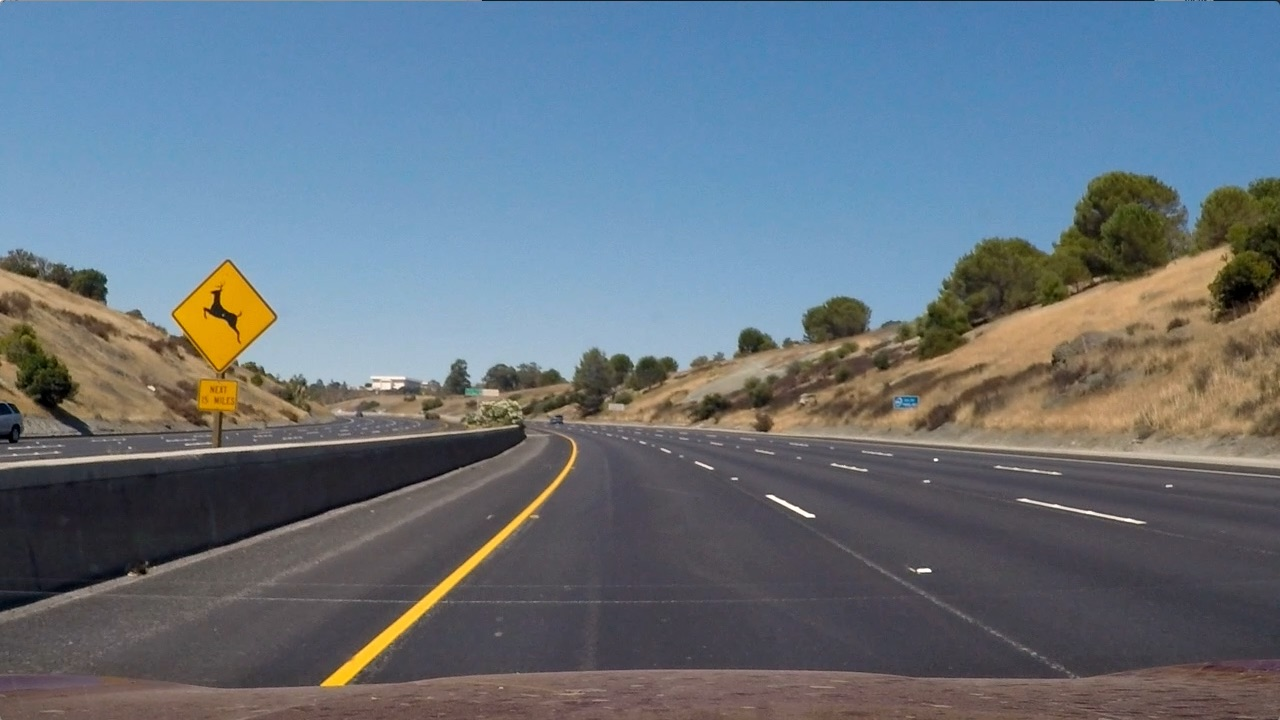
#> input picture cv/resources/lane_curve_1.jpg, 1280 x 720 px
$ python second_order_lane_recognizer.py   (older library calls are emulated)
#> lines starting #> are read from the running program, lines starting #| are printed output that depends on the picture; after the words box and inside, x2 and y2 are one past the last pixel; in counts of white or black regions, pixels touching at a corner belong together
### cv/image_preprocessor.py
import cv2
import matplotlib.pyplot as plt
import numpy as np


class ImagePreprocessor(object):
    """
    This aims at recognizing curved lanes;
    """
    DEFAULT_DESTINATION_SIZE = (1280, 720)
    DEFAULT_SOURCE_ROI = np.float32([(0.43, 0.65), (0.58, 0.65), (0.1, 1), (1, 1)])
    DEFAULT_DESTINATION_ROI = np.float32([(0, 0), (1, 0), (0, 1), (1, 1)])

    DEFAULT_GRADIENT_THRESHOLD = (15, 255)
    DEFAULT_SATURATION_THRESHOLD = (100, 255)

    def __init__(self,
                 gradient_threshold=DEFAULT_GRADIENT_THRESHOLD,
                 saturation_threshold=DEFAULT_SATURATION_THRESHOLD):
        self.gradient_threshold = gradient_threshold
        self.saturation_threshold = saturation_threshold

    def process(self, img):
        # May require undistorting the image
        hls_channels: list = ImagePreprocessor.convert_to_hls(img)
        sobel = ImagePreprocessor.sobel_edge_detection(hls_channels[1])
        sobel_x_binary = self.apply_gradient_threshold(sobel)
        saturation_binary = self.apply_saturation_gradient(hls_channels[2])
        combined_binary = self.combine_binaries(sobel_x_binary, saturation_binary)

        return combined_binary

    @classmethod
    def convert_to_hls(cls, img):
        hls_img = cv2.cvtColor(img, cv2.COLOR_RGB2HLS)
        h_channel = hls_img[:, :, 0]
        l_channel = hls_img[:, :, 1]
        s_channel = hls_img[:, :, 2]
        return [h_channel, l_channel, s_channel]

    @classmethod
    def sobel_edge_detection(cls, lightness):
        lightness_denoised = cv2.fastNlMeansDenoising(lightness, searchWindowSize=9, templateWindowSize=5)
        ddepth_datatype = cv2.CV_64F  # Allows to detect both edges, alternatively use cv2.CV8U
        sobel_x_derivative = cv2.Sobel(lightness_denoised, ddepth_datatype, 1, 0)
        absolute_sobel_x = np.absolute(sobel_x_derivative)
        return np.uint8(255 * absolute_sobel_x / (np.max(absolute_sobel_x) * 0.5))

    def apply_gradient_threshold(self, data):
        """
        Convert Sobel scaled derivative into binary image
        """
        gradient_binary = np.zeros_like(data)
        gradient_binary[(data >= self.gradient_threshold[0]) & (data <= self.gradient_threshold[1])] = 1
        return gradient_binary

    def apply_saturation_gradient(self, data):
        # Low saturation is assumed for dark roads
        saturation_binary = np.zeros_like(data)
        saturation_binary[(data >= self.saturation_threshold[0]) & (data <= self.saturation_threshold[1])] = 1
        return saturation_binary

    def combine_binaries(self, binary_one, binary_two):
        combined_binary = np.zeros_like(binary_one)
        combined_binary[(binary_one == 1) | (binary_two == 1)] = 1
        return combined_binary

    # [7 lines left out: function plot_warp_result, not called in this run]

# [3 lines that do not run on import are left out]

### cv/image_warper.py
import cv2
import numpy as np


class ImageWarper(object):
    """
    Warps binary image into bird-view
    """
    DEFAULT_DESTINATION_SIZE = (1280, 720)
    DEFAULT_SOURCE_ROI = np.float32([(0.43, 0.65), (0.58, 0.65), (0.1, 1), (0.9, 1)])
    DEFAULT_DESTINATION_ROI = np.float32([(0, 0), (1, 0), (0, 1), (1, 1)])

    @classmethod
    def warp(cls, img,
             destination_size=DEFAULT_DESTINATION_SIZE,
             source_roi_proportion=DEFAULT_SOURCE_ROI,
             destination_roi_proportion=DEFAULT_DESTINATION_ROI
             ):
        """
        Warps an image according to the specified ROIs (if any)
        """
        source_size = np.float32([(img.shape[1], img.shape[0])])
        source_roi = source_roi_proportion * source_size
        destination_roi = destination_roi_proportion * np.float32(destination_size)
        transformation_matrix = cv2.getPerspectiveTransform(source_roi, destination_roi)

        cv2.warpPerspective(img, transformation_matrix, destination_size)

        return cv2.warpPerspective(img, transformation_matrix, destination_size)

    def inv_perspective_warp(self, img,
                             dst_size=DEFAULT_DESTINATION_SIZE,
                             src=DEFAULT_DESTINATION_ROI,
                             dst=DEFAULT_SOURCE_ROI):
        img_size = np.float32([(img.shape[1], img.shape[0])])
        # Transform relative values to img size
        src = src * img_size
        dst = dst * np.float32(dst_size)
        # calculate the perspective transform matrix
        M = cv2.getPerspectiveTransform(np.float32(src), np.float32(dst))
        # Warp
        warped = cv2.warpPerspective(img, M, dst_size)
        return warped

### cv/curve_calculator.py
from typing import List

import cv2
import numpy as np

from .image_warper import ImageWarper


class CurveCalculator(object):
    DEBUG = False

    DEFAULT_METERS_PER_PIXEL_X = 3.7 / 720
    DEFAULT_METERS_PER_PIXEL_Y = 30.5 / 720

    def __init__(self,
                 meters_per_pixel_x=DEFAULT_METERS_PER_PIXEL_X,
                 meters_per_pixel_y=DEFAULT_METERS_PER_PIXEL_Y,
                 debug=False,
                 mode="B",
                 target_offset=0.5
                 ):
        CurveCalculator.DEBUG = debug
        self.mode = mode
        self.target_offset = target_offset

        self.left = [[], [], []]
        self.right = [[], [], []]

        self.right_fitted_curve: List[float] = None
        self.left_fitted_curve: List[float] = None

        self.meters_per_pixel_x = meters_per_pixel_x
        self.meters_per_pixel_y = meters_per_pixel_y

    # [6 lines left out: function recognize_curve, not called in this run]

    def sliding_window(self, img, left_lane=False, n_windows=9, window_margin=150,
                       minimum_pixels=20, draw_windows=True):
        image_height = img.shape[0]
        window_height = np.int(image_height / n_windows)
        y_range = np.linspace(0, image_height - 1, image_height)
        fit = np.empty(3)

        out_img = None
        if CurveCalculator.DEBUG: out_img = np.dstack((img, img, img)) * 255

        # Starting Point calculation
        histogram = self.calculate_histogram(img)
        img_middle = int(histogram.shape[0] / 2)
        starting_point = None
        if left_lane:
            starting_point = np.argmax(histogram[:img_middle])
        else:
            starting_point = np.argmax(histogram[img_middle:]) + img_middle

        # Identify x and y positions of nonzero pixels
        nonzero = img.nonzero()
        nonzero_y_pixels = np.array(nonzero[0])
        nonzero_x_pixels = np.array(nonzero[1])

        current_x_position = starting_point
        lane_pixels = []
        fail_one = False
        for window in range(n_windows):
            # Calculate image boundries
            window_y_lower_boundry = image_height - (window + 1) * window_height
            window_y_upper_boundry = image_height - window * window_height
            window_x_lower = current_x_position - window_margin
            window_x_upper = current_x_position + window_margin

            if CurveCalculator.DEBUG:
                cv2.rectangle(out_img, (window_x_lower, window_y_lower_boundry),
                                (window_x_upper, window_y_upper_boundry), (100, 225, 225), 3)

            # get nonzero areas within window
            non_zero_pixels = ((nonzero_y_pixels >= window_y_lower_boundry) &
                                    (nonzero_y_pixels < window_y_upper_boundry) &
                                    (nonzero_x_pixels >= window_x_lower) &
                                    (nonzero_x_pixels < window_x_upper)
                                ).nonzero()[0]

            lane_pixels.append(non_zero_pixels)

            # Recenter next window (based on mean)
            if len(non_zero_pixels) > minimum_pixels:
                current_x_position = np.int(np.mean(nonzero_x_pixels[non_zero_pixels]))
                print("Recenter next. Pixels found", len(non_zero_pixels))
            elif window == 0:
                fail_one = True
                print("Window one nothing detected. Do not recenter")
            elif fail_one and window == 1:
                print("No line. Break loop")
                break
            else:
                print("Do not recenter")


        lane_pixels = np.concatenate(lane_pixels)
        if len(lane_pixels) < minimum_pixels * (n_windows / 1.5):
            if left_lane: self.left_fitted_curve = None
            if not left_lane: self.right_fitted_curve = None
            print("The expected number of pixels was at least", minimum_pixels, ", but only ", len(lane_pixels),
                  "were found")
            return

        # Extract pixel positions
        x_lane_pixels = nonzero_x_pixels[lane_pixels]
        y_lane_pixels = nonzero_y_pixels[lane_pixels]

        # Fit second order polinomial
        fit = np.polyfit(y_lane_pixels, x_lane_pixels, 2)


        # Generate x and y values for plotting
        if left_lane: self.left_fitted_curve = fit[0] * y_range ** 2 + fit[1] * y_range + fit[2]
        self.right_fitted_curve = fit[0] * y_range ** 2 + fit[1] * y_range + fit[2]

        # Plot lane
        if CurveCalculator.DEBUG:
            lane_color = [255, 0, 100]
            if left_lane: lane_color = [0, 0, 255]

            out_img[nonzero_y_pixels[lane_pixels], nonzero_x_pixels[lane_pixels]] = lane_color

            cv2.imshow("out", out_img)
            cv2.waitKey(0)

    def calculate_histogram(self, img):
        lower_half_img = img[img.shape[0] // 2:, :]
        return np.sum(lower_half_img, axis=0)

    def fit_curve_worldspace(self, img, mode="B"):

        left_curve_radius = None
        right_curve_radius = None
        if self.left_fitted_curve is not None:
            left_curve_radius, current_left_x = self.get_curve_radius(img, self.left_fitted_curve)
        if self.right_fitted_curve is not None:
            right_curve_radius, current_right_x = self.get_curve_radius(img, self.right_fitted_curve)

        bycicle_position = img.shape[1] / 2 * self.meters_per_pixel_x  # assumed to be in the middle of image
        offset = None
        if mode == "B":
            if right_curve_radius is not None and left_curve_radius is not None:
                offset = (bycicle_position-(current_right_x + current_left_x)/2) * self.meters_per_pixel_x / 10
        if mode == "R":
            if right_curve_radius is not None:
                offset = -((bycicle_position - current_right_x) + self.target_offset)

        if CurveCalculator.DEBUG:
            print("Calculated Curve in Worldspace for mode", mode, "is:", (left_curve_radius, right_curve_radius, offset))

        return (left_curve_radius, right_curve_radius, offset)

    def get_curve_radius(self, img, x_points):
        img_height: int = img.shape[0]
        lowest_y_pixel: float = img_height - 1  # "closest y pixel of curve to current position"
        curve_pixels_y: np.ndarray = np.linspace(0, lowest_y_pixel, img_height)
        fitted_curve = np.polyfit(curve_pixels_y * self.meters_per_pixel_y, x_points * self.meters_per_pixel_x, 2)
        # Calculate radius of curve
        curve_radius = ((1 + (2 * fitted_curve[0] * lowest_y_pixel * self.meters_per_pixel_y + fitted_curve[
            1]) ** 2) ** 1.5) / np.absolute((2 * fitted_curve[0])) * -np.sign(fitted_curve[0])
        current_x = (fitted_curve[0] * (img.shape[0] * self.meters_per_pixel_y) ** 2 + fitted_curve[1] * (
                    img.shape[0] * self.meters_per_pixel_y) + fitted_curve[2])
        return curve_radius, current_x

    def draw_lanes(self, img, roi):
        ploty = np.linspace(0, img.shape[0] - 1, img.shape[0])
        color_img = np.zeros_like(img)

        left = None
        right = None
        if self.left_fitted_curve is not None:
            left = np.int_(np.array([np.transpose(np.vstack([self.left_fitted_curve, ploty]))]))
            cv2.polylines(color_img, np.int_(left), False, (255, 0, 0), 20)
        if self.right_fitted_curve is not None:
            right = np.int_(np.array([np.flipud(np.transpose(np.vstack([self.right_fitted_curve, ploty])))]))
            cv2.polylines(color_img, np.int_(right), False, (0, 225, 0), 20)

        if left is not None and right is not None:
            points = np.hstack((left, right))
            cv2.fillPoly(color_img, np.int_(points), (0, 200, 255))
            cv2.polylines(color_img, np.int_(left), False, (255, 0, 0), 20)
            cv2.polylines(color_img, np.int_(right), False, (0, 225, 0), 20)

        inv_perspective = ImageWarper().inv_perspective_warp(color_img, dst_size=(img.shape[1], img.shape[0]),
                                                             dst=roi)
        inv_perspective = cv2.addWeighted(img, 1, inv_perspective, 0.7, 0)
        return inv_perspective

### cv/second_order_lane_recognizer.py
import time

import cv2
import matplotlib.pyplot as plt
import numpy as np

from .curve_calculator import CurveCalculator
from .image_preprocessor import ImagePreprocessor
from .image_warper import ImageWarper


class SecondOrderLaneRecognizer(object):
    DEFAULT_DESTINATION_SIZE = (1280, 720)

    def __init__(self, destination_size=DEFAULT_DESTINATION_SIZE, debug=False):
        self.destination_size = destination_size
        self.image_preprocessor: ImagePreprocessor = ImagePreprocessor()
        self.image_warper: ImageWarper = ImageWarper()
        self.curve_calculator: CurveCalculator = CurveCalculator(debug=debug)
        self.img = None
        self.debug = debug

    def process(self, img):
        start_time = time.time()
        edges_image = self.image_preprocessor.process(img)
        warped_image = self.image_warper.warp(
            edges_image, destination_size=self.destination_size)
        self.curve_calculator.sliding_window(warped_image, left_lane=True)
        self.curve_calculator.sliding_window(warped_image, left_lane=False)
        self.img = img
        curverad = self.get_curve_radius()
        lane_curvature = np.mean([curverad[0], curverad[1]])
        print("INFO: Curvature (m):", lane_curvature,
              "vehicle offset (m):", curverad[2])
        print("curverad", curverad)
        print("INFO: Image processed in ", time.time() - start_time, "s")
        return lane_curvature, curverad[2]

    def get_curve_radius(self):
        return self.curve_calculator.fit_curve_worldspace(self.img)

    def visualize_lane(self):
        lanes = self.curve_calculator.draw_lanes(self.img, self.image_preprocessor.DEFAULT_SOURCE_ROI)
        curverad = self.get_curve_radius()
        lane_curve = np.mean([curverad[0], curverad[1]])

        font = cv2.FONT_HERSHEY_SIMPLEX
        fontColor = (0, 0, 0)
        fontSize = 1.3
        cv2.putText(lanes, 'Lane Curvature: {:.0f} m'.format(
            lane_curve), (480, 590), font, fontSize, fontColor, 3)
        cv2.putText(lanes, 'Vehicle offset: {:.4f} m'.format(
            curverad[2]), (480, 650), font, fontSize, fontColor, 3)
        return lanes


# Simplistic approach for testing
if __name__ == "__main__":
    mode = "lane"

    secondOrderLaneRecognizer = None
    if mode == "lane":
        img = cv2.imread('resources/lane_curve_1.jpg')
#> img is the input picture: shape (720, 1280, 3); mean B, G, R 125.5, 114.6, 102.8
        secondOrderLaneRecognizer = SecondOrderLaneRecognizer(
            debug=True)
        secondOrderLaneRecognizer.process(img)
#> in convert_to_hls, `s_channel = hls_img[:, :, 2]`:
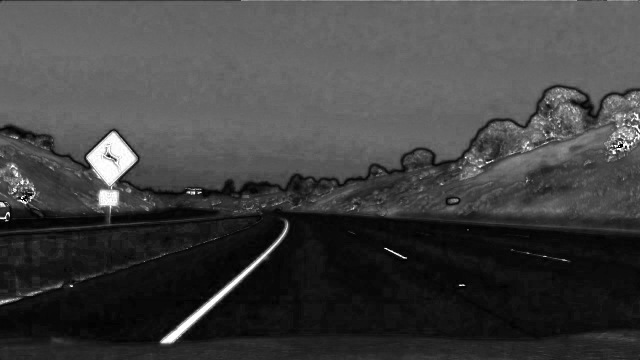
#> s_channel: shape (720, 1280) (shown at 1/2 size); min 0, max 255, mean 64.8
#> in process, `hls_channels: list = ImagePreprocessor.convert_to_hls(img)`: hls_channels = 3 items
#> in process, `sobel_x_binary = self.apply_gradient_threshold(sobel)`:
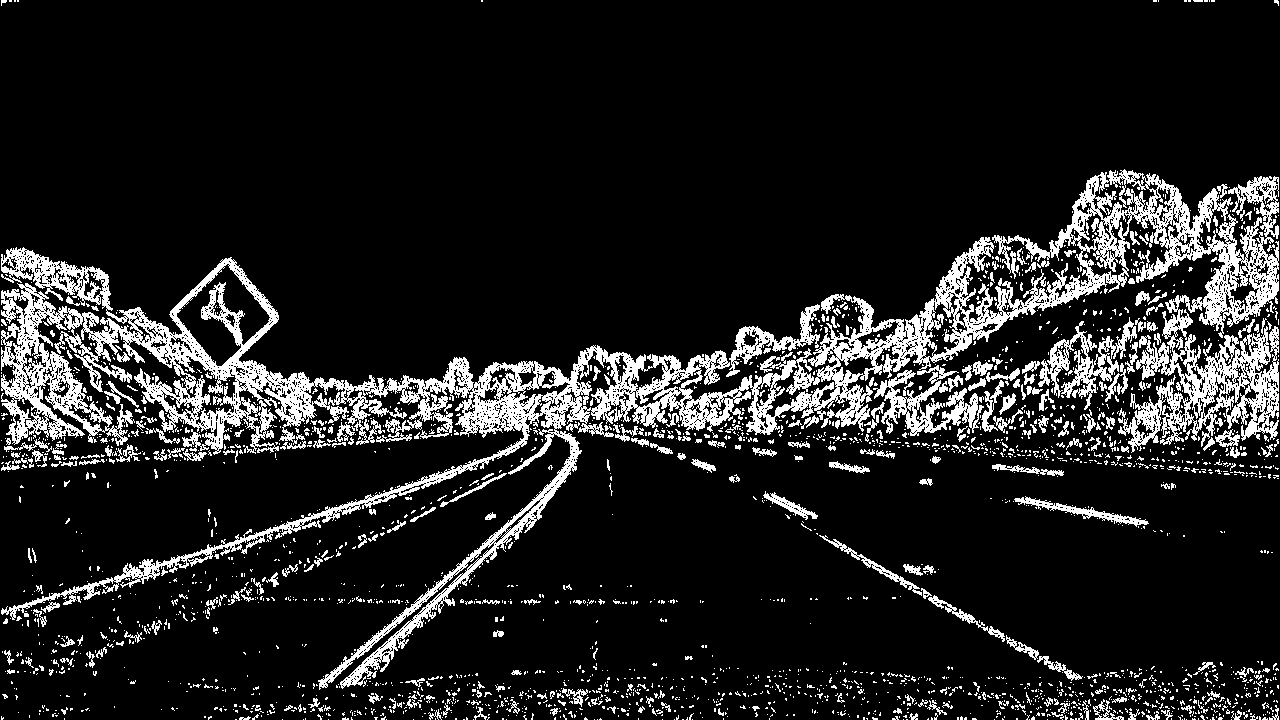
#> sobel_x_binary: shape (720, 1280); values 0 (black) and 1 (white), 13% white; 2640 white regions (2333 under 20 px), largest, box (x1, y1, x2, y2) and area: (1, 169, 1279, 690) 83853, (873, 370, 984, 436) 2622, (1038, 317, 1137, 410) 2531
#> in process, `combined_binary = self.combine_binaries(sobel_x_binary, saturation_bin..`:
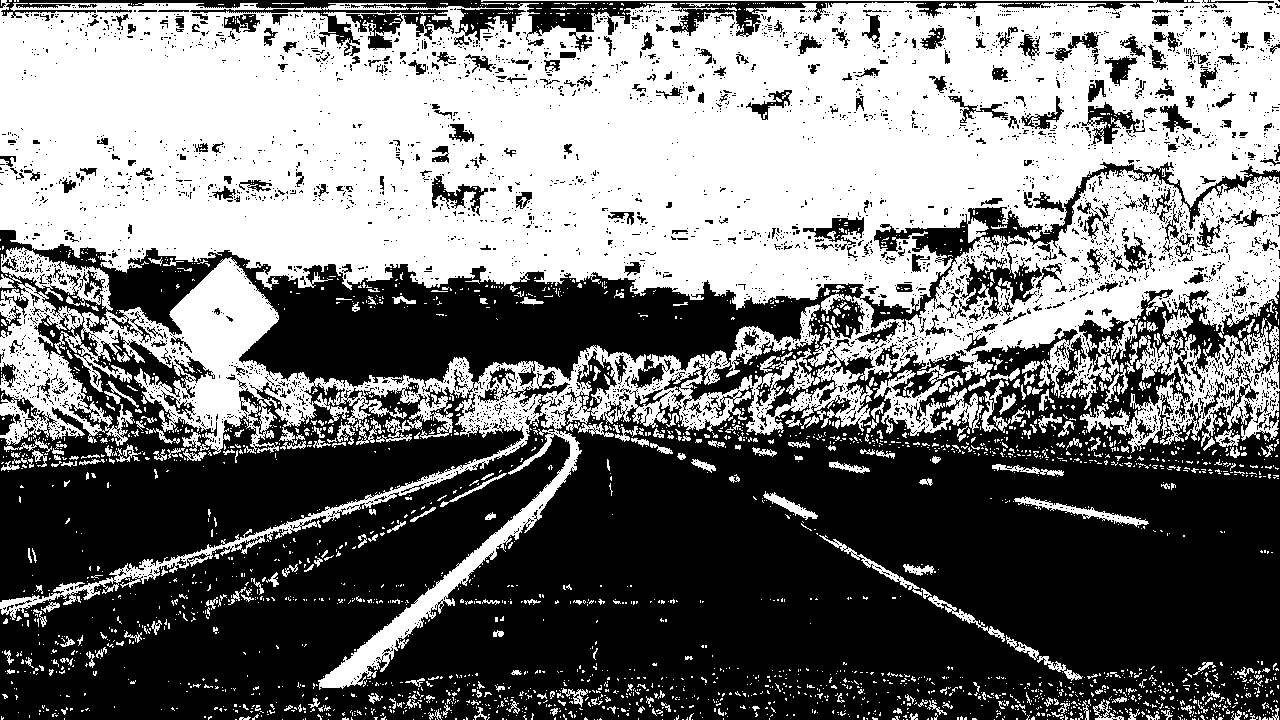
#> combined_binary: shape (720, 1280); values 0 (black) and 1 (white), 47% white; 2930 white regions (2626 under 20 px), largest, box (x1, y1, x2, y2) and area: (0, 0, 1280, 690) 399121, (873, 370, 984, 436) 2679, (726, 304, 820, 377) 1539
#> in warp, `source_roi = source_roi_proportion * source_size`: source_roi = [[550.4, 468], [742.4, 468], [128, 720], [1152, 720]]
#> in warp, `destination_roi = destination_roi_proportion * np.float32(destination_..`: destination_roi = [[0, 0], [1280, 0], [0, 720], [1280, 720]]
#> in warp, `transformation_matrix = cv2.getPerspectiveTransform(source_roi, destin..`: transformation_matrix = [[-0.946, -1.59, 1262.7], [3.95e-16, -2.16, 1011.9], [6.75e-19, -0.00244, 1]]
#> in calculate_histogram, `lower_half_img = img[img.shape[0] // 2:, :]`:
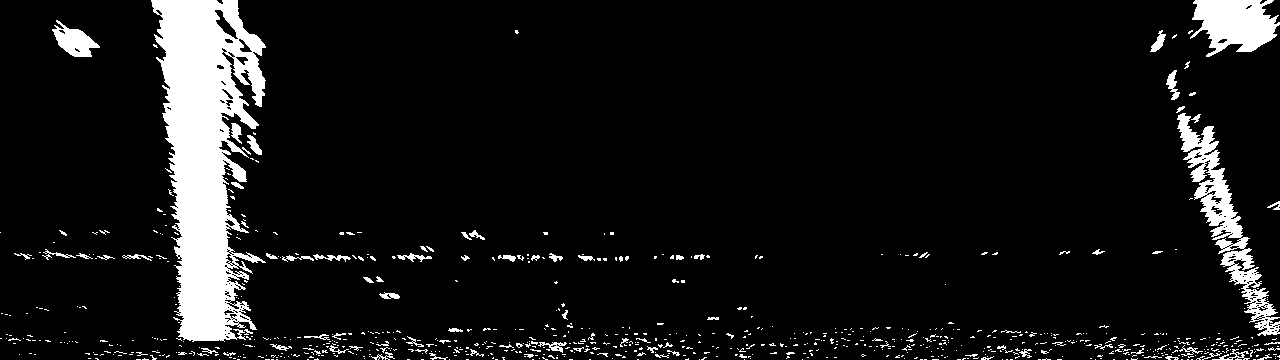
#> lower_half_img: shape (360, 1280); values 0 (black) and 1 (white), 8.6% white; 808 white regions (716 under 20 px), largest, box (x1, y1, x2, y2) and area: (151, 0, 266, 342) 23020, (1177, 113, 1280, 336) 4989, (1190, 0, 1280, 57) 3376
#> in sliding_window, `histogram = self.calculate_histogram(img)`: histogram = 1280 values, max 345 at index 201, min 0 at index 3, mean 30.88
#> (the rest of the program and of its run is left out)
